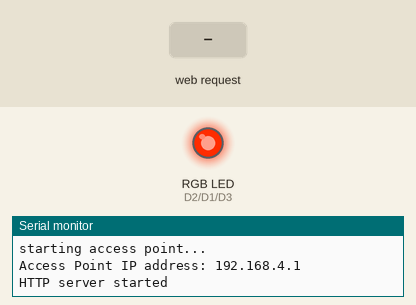
This sketch was run on a simulated ESP8266 (NodeMCU). Shown: an RGB LED mixed from three pins (HIGH = lit), the last lines printed to the serial monitor. The test bench sets the inputs (shaded band). Dim RGB values are drawn brighter than linear.

Above: at 1.2 s.
1.3 s: HTTP request GET /power received
At 2.1 s:
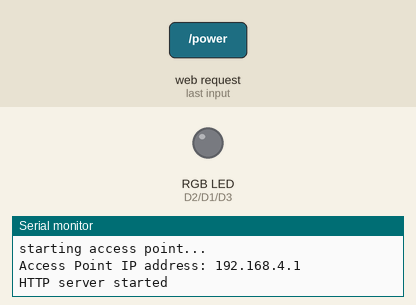
2.8 s: HTTP request GET /animation received
At 5.17 s:
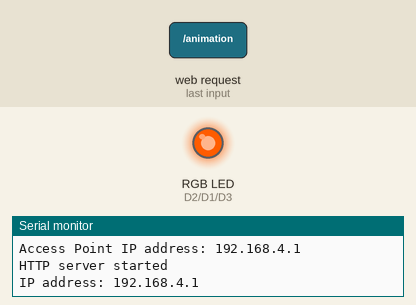
5.8 s: HTTP request GET /power?r=1 received
At 6.7 s:
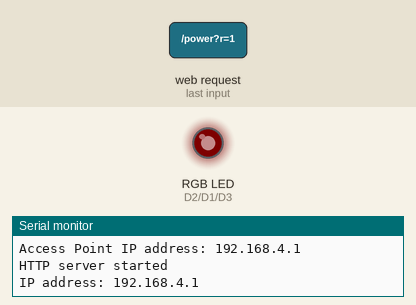
7.3 s: HTTP request GET /power?r=120 received
At 7.9 s:
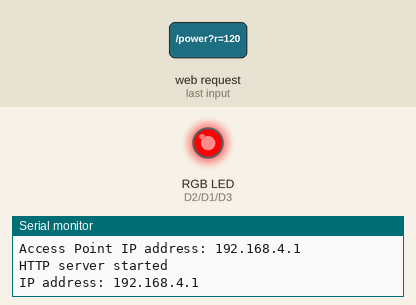
8.8 s: HTTP request GET /power?g=1 received
At 10.0 s:
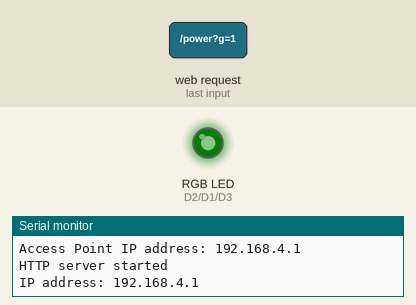
10.3 s: HTTP request GET /power?g=120 received
At 11.4 s:
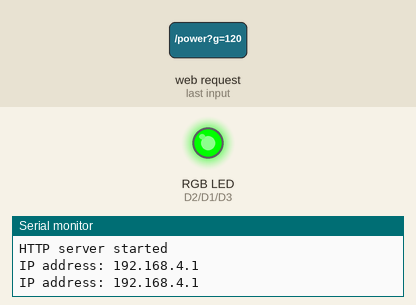
Timing chart, 0 to 12.8 s (numbered marks = the images above; inputs shaded):
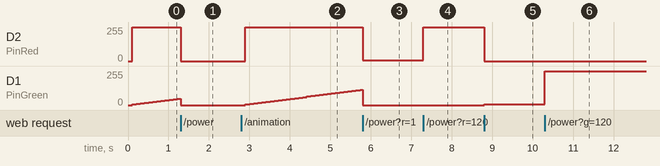

Measured:
- after the input at 1.3 s, D2 (PinRed): 255/255 → 0/255 at once
- after the input at 2.8 s, D2 (PinRed): 0/255 → 255/255 after 0.10 s; D1 (PinGreen): moves from 0/255 to 116/255 over 2.8 s, starting after 0.10 s
- after the input at 5.8 s, D2 (PinRed): 255/255 → 4/255 at once
- after the input at 7.3 s, D2 (PinRed): 4/255 → 255/255 at once
- after the input at 8.8 s, D2 (PinRed): 255/255 → 0/255 at once; D1 (PinGreen): 0/255 → 4/255 at once
- after the input at 10.3 s, D1 (PinGreen): 4/255 → 255/255 at once

The sketch:

Controller.ino
```cpp
#include <ESP8266WiFi.h>
#include <WiFiClient.h>
#include <ESP8266WebServer.h>
#include <DNSServer.h>


// optional you can enable/disable serial status-information
#define serial true

// Pin definitions
#define PinRed D2
#define PinGreen D1
#define PinBlue D3


// some global variables:

// serial output of the ip-adresse
unsigned long last_ip_poll;
const int delay_between_ip_poll = 5000;

// get the status, if the animation is running
bool animation_running;

// the current position of the animation
int animState;

// the colors of the animation
int animColors[3];

// delays for the animation
unsigned long lastAnimPoll;
int delayAnim = 100;


// set up the access point
const char* ssid = "LED-Streifen";
const char* password = "12345678";


// set up the dns server
const byte DNS_PORT = 53;
IPAddress apIP(192, 168, 4, 1);
DNSServer dnsServer;
const char* dns_adresse = "*";


// initialise the server
ESP8266WebServer server(80);


// ---------------------------- The setup routine ----------------------------
void setup( void ) {
  // start services:

  // display the information that the access point is going to be activated
  if (serial) {
    Serial.begin(115200);
    Serial.println("starting access point...");
  }

  // open the wifi access point
  WiFi.mode(WIFI_AP);
  WiFi.softAP(ssid, password);

  //      Optional configuration for channel and hidden ssid and ip-adresse of the access-point
  //      the function returns true / false if it succeed. maybe if the connesctioncolud not been opened, ask the user what to do via serial monitor

  // display the ip adresse of the access point
  if (serial) {
    IPAddress myIP = WiFi.softAPIP();
    Serial.print("Access Point IP address: ");
    Serial.println(myIP);
  }


  // init server handles
  server.on("/", handleRoot);
  server.on("/power", handlePower);
  server.on("/animation", handleAnimation);

  server.onNotFound([]() {
    server.send(404, "text/html", "");
  });

  // open the server
  server.begin();

  // notify the user that the http server started
  if (serial) {
    Serial.println("HTTP server started");
  }


  // start dns server
  dnsServer.start(DNS_PORT, dns_adresse, apIP);


  // initialisations:

  // initialise the variable to display the ip adresse
  if (serial) {
    last_ip_poll = millis();
  }


  // initialise output pins
  pinMode(PinRed, OUTPUT);
  pinMode(PinGreen, OUTPUT);
  pinMode(PinBlue, OUTPUT);

  // initialisation-state of the animation
  animState = 0;
  animation_running = true;
  lastAnimPoll = millis();

  // init animation colors
  animColors[0] = 255;
  animColors[1] = 0;
  animColors[2] = 0;
}


// ---------------------------- The loop routine ----------------------------
void loop( void ) {
  // make the dns server run
  dnsServer.processNextRequest();


  // make the server run
  server.handleClient();

  // display the ip adresse on the serial monitor
  if (serial) {
    if ((millis() - last_ip_poll) > delay_between_ip_poll) {
      IPAddress myIP = WiFi.softAPIP();
      Serial.print("IP address: ");
      Serial.println(myIP);
      last_ip_poll = millis();
    }
  }

  // if the animation is activated, make it run
  if (animation_running && (millis() - lastAnimPoll) > delayAnim) {
    lastAnimPoll = millis();
    animation();
    analogWrite(PinRed, animColors[0] * 4);
    analogWrite(PinGreen, animColors[1] * 4);
    analogWrite(PinBlue, animColors[2] * 4);
  }
}


// ---------------------------- The server handles ----------------------------

// root handle
void handleRoot( void ) {
  server.send(200, "text/html", "<!DOCTYPE html><html><head><title>LED-Streifen</title><meta charset='utf-8'><meta name='viewport' content='width=device-width, initial-scale=1.0'><style>body,main{display:flex;align-content:center}header,main{line-height:1.5}body,html,section{background-color:#fff}#color-label,body,html,section p{padding:0;margin:0}body,html{width:100%;height:100%;border:none;font-size:100%;font-family:sans-serif}body{flex-direction:column;align-items:center;justify-content:space-around}header{display:block;min-width:100vw;margin:0;padding:5% 5% 2%;color:#fff;background-color:#08c;border-bottom:solid 1px #0d5f92;font-size:3rem;text-align:center;flex:0 0 auto}main{flex-direction:column;align-items:center;justify-content:space-around;font-size:1.8rem;flex:1 1 auto}input[type=button]{display:block;font-size:inherit;line-height:inherit;background-color:#1e88e5;color:#fff;border:none;cursor:pointer;margin:0;padding:.5rem;min-width:380px}input[type=button]:active,input[type=button]:focus,input[type=button]:hover{background-color:#1f71e4}section{border:1px solid #ccc;padding:5px}section p{font-size:1.5rem;line-height:1;display:inline}canvas:hover{cursor:crosshair}#color-label{cursor:default;height:1.5rem;background-color:#000}</style><script>window.addEventListener('load',function(){var t=document.getElementById('color-block'),e=t.getContext('2d'),o=t.width,a=t.height,d=document.getElementById('color-strip'),r=d.getContext('2d'),n=d.width,l=d.height,i=document.getElementById('color-label'),c=0,g=0,f=!1,b='rgba(255,0,0,1)';e.rect(0,0,o,a),u(),r.rect(0,0,n,l);var s=r.createLinearGradient(0,0,0,a);function u(){e.fillStyle=b,e.fillRect(0,0,o,a);var t=r.createLinearGradient(0,0,o,0);t.addColorStop(0,'rgba(255,255,255,1)'),t.addColorStop(1,'rgba(255,255,255,0)'),e.fillStyle=t,e.fillRect(0,0,o,a);var d=r.createLinearGradient(0,0,0,a);d.addColorStop(0,'rgba(0,0,0,0)'),d.addColorStop(1,'rgba(0,0,0,1)'),e.fillStyle=d,e.fillRect(0,0,o,a)}function p(t){c=t.offsetX,g=t.offsetY;var o=e.getImageData(c,g,1,1).data;b='rgba('+o[0]+','+o[1]+','+o[2]+',1)',i.style.backgroundColor=b;var a=i.style.backgroundColor.split('(')[1].split(')')[0].split(',');fetch('/power?r='+a[0]+'&g='+a[1]+'&b='+a[2])}s.addColorStop(0,'rgba(255, 0, 0, 1)'),s.addColorStop(.17,'rgba(255, 255, 0, 1)'),s.addColorStop(.34,'rgba(0, 255, 0, 1)'),s.addColorStop(.51,'rgba(0, 255, 255, 1)'),s.addColorStop(.68,'rgba(0, 0, 255, 1)'),s.addColorStop(.85,'rgba(255, 0, 255, 1)'),s.addColorStop(1,'rgba(255, 0, 0, 1)'),r.fillStyle=s,r.fill(),d.addEventListener('click',function(t){c=t.offsetX,g=t.offsetY;var e=r.getImageData(c,g,1,1).data;b='rgba('+e[0]+','+e[1]+','+e[2]+',1)',u()},!1),t.addEventListener('mousedown',function(t){f=!0,p(t)},!1),t.addEventListener('mouseup',function(t){f=!1},!1),t.addEventListener('mousemove',function(t){f&&p(t)},!1)}),window.addEventListener('load',function(){document.getElementById('button-animation').addEventListener('click',function(){fetch('/animation')})});</script></head><body><header>LED-Streifen Kontrollzentrum</header><main><section><canvas id='color-block' height='300' width='300'></canvas><canvas id='color-strip' height='300' width='60'></canvas><br><p>Ausgew&auml;hlte Farbe:</p><canvas id='color-label' height='20' width='20'></canvas></section><input type='button' id='button-animation' value='Starte Animation'></main></body></html>");
}


// when new color received, activate it
void handlePower( void ) {
  animation_running = false;

  analogWrite(PinRed, server.arg("r").toInt() * 4);
  analogWrite(PinGreen, server.arg("g").toInt() * 4);
  analogWrite(PinBlue, server.arg("b").toInt() * 4);

  // ACK
  server.send ( 201, "text/plain", "");
}


// when the client tells the server to start an animation, do this
void handleAnimation( void ) {
  // start the animation
  animation_running = true;
  lastAnimPoll = millis();

  // init animation colors
  animColors[0] = 255;
  animColors[1] = 0;
  animColors[2] = 0;

  animState = 0;

  // ACK
  server.send ( 201, "text/plain", "");
}


// ---------------------------- The animation ----------------------------
void animation() {
  switch (animState) {

    // green is ingreasing until yellow
    case 0:
      animColors[1]++;
      if (animColors[1] >= 255)
        animState++;
      break;

    // red is degreesing until green
    case 1:
      animColors[0]--;
      if (animColors[0] <= 0)
        animState++;
      break;

    // blue is ingreasing until turquise
    case 2:
      animColors[2]++;
      if (animColors[2] >= 255)
        animState++;
      break;

    // green is degreesing until blue
    case 3:
      animColors[1]--;
      if (animColors[1] <= 0)
        animState++;
      break;

    // red is ingreasing until violet
    case 4:
      animColors[0]++;
      if (animColors[0] >= 255)
        animState++;
      break;

    // blue is degreesing until red
    case 5:
      animColors[2]--;
      if (animColors[2] <= 0)
        animState = 0;;
      break;
  }
}
```
